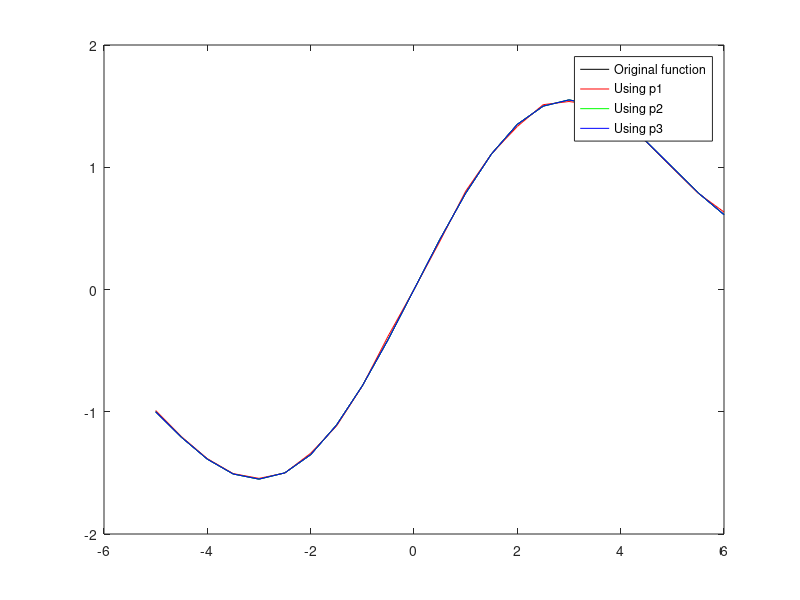

MATLAB code to generate this figure:
function q2
	format long e
	m = 23;
	n = 20;
	t = (-5:.5:6)';
	b = sin(pi*t/5) + t/5;
	A = zeros(m, n);
	for i = 1:n
		A(:, i) = t.^i;
	end

	% Part a
	p1 = A\b;
	cond(A)
	r1 = A*p1 - b;
	norm(r1)

	% Part b
	p2 = (A'*A)\(A'*b);
	cond(A'*A)
	r2 = A*p2 - b;
	norm(r2)

	% Part c
	B = zeros(m + n, m + n);
	B(1:m, 1:m) = eye(m);
	B(1:m, m+1:m+n) = A;
	B(m+1:m+n, 1:m) = A';
	x = B\[b; zeros(n, 1)];
	p3 = x(end-n+1:end);
	cond(B)
	r3 = A*p3 - b;
	norm(r3)

	%Plots
	plot(t, b, 'black'); hold on;
	plot(t, A*p1, 'r'); plot(t, A*p2, 'g'); plot(t, A*p3, 'b'); hold off;
	legend('Original function', 'Using p1', 'Using p2', 'Using p3');

end